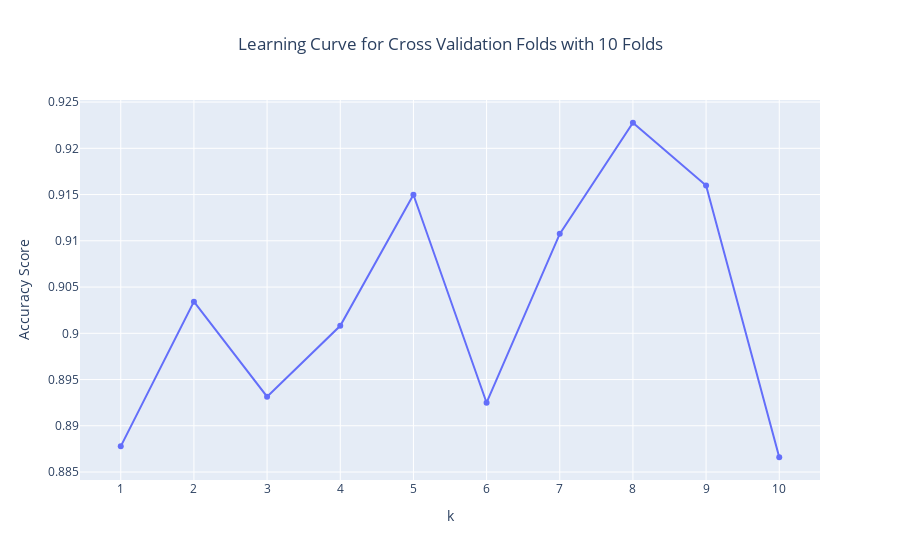

Notebook code for this chart:
### Code cell
crossval_learningcurve(10, cv_results['test_score'])

### Figure 1 — Plotly figure (JSON) as saved in the notebook; plotly's stock layout.template omitted (floating-point values rounded to 4 significant figures)
{"data": [{"name": "Full Data", "text": "Cross Validation Fold and Accuracy Score", "type": "scatter", "x": [1, 2, 3, 4, 5, 6, 7, 8, 9, 10], "y": [0.8878, 0.9034, 0.8931, 0.9008, 0.915, 0.8925, 0.9108, 0.9228, 0.916, 0.8866]}], "layout": {"title": {"text": "Learning Curve for Cross Validation Folds with 10 Folds", "x": 0.5}, "xaxis": {"title": {"text": "k"}, "type": "category"}, "yaxis": {"title": {"text": "Accuracy Score"}}}}
